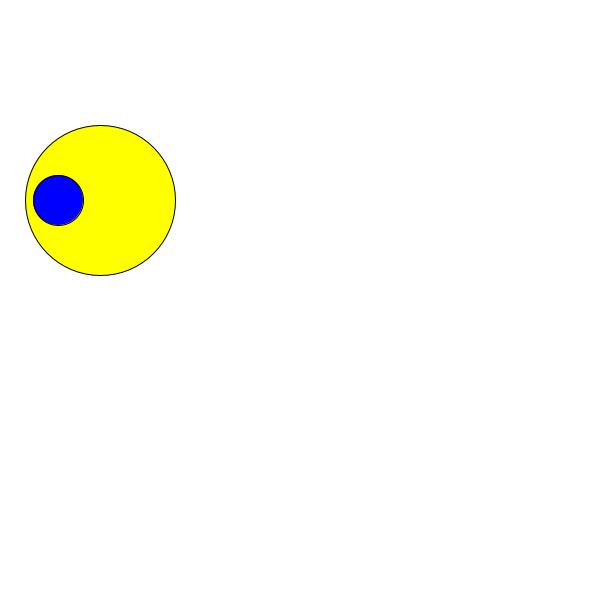
Frame 1 (no input)
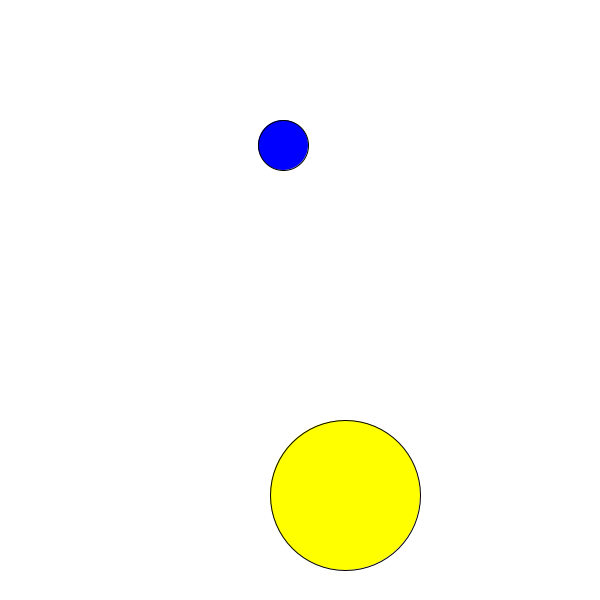
Frame 60 (the mouse pressed at the canvas centre just before this capture)
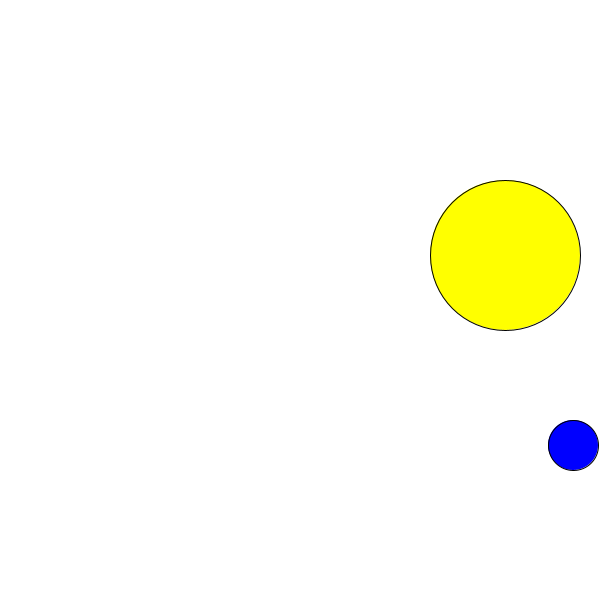
Frame 120 (the mouse held since frame 60 and released just before this capture)

The Processing sketch that drew these frames (run headless with seeded random() and noise(); from frame 60 on, the mouse is pressed at the canvas centre):

// Processing sketch: intro_to_programming
// ── intro_to_programming.pde
//Jacqui's Code,

Planet earth;
Planet sun;

ArrayList<Meteor> mets;

void setup() {
  size(600, 600);
  frameRate(25);
  background(255);
  earth = new Planet();
  earth.name = "Earth";
  earth.myColor = color(0, 0, 255);
  earth.dx = earth.dy = -5;
  earth.loc[0] = 58;

  sun = new Planet();
  sun.name = "Sun";
  sun.mySize = 150;
  sun.dx = sun.dy = 5;

  mets = new ArrayList<Meteor>();
}

void draw() {
  background(255);

  sun.drawPlanet();// give it mets as a parameter
  earth.drawPlanet();//same comment as above

  for ( Meteor met : mets) {
    met.drawPlanet();
  }
}

void mouseClicked() {
  mets.add( new Meteor() );
}

void keyPressed() {
  if ( key == 'd' ){
    if ( !mets.isEmpty() ) {
      mets.remove(0);
    }
  } else if ( key == 'f' ) {
    for ( int i = 0; i < mets.size(); i++) {
      Meteor met = (Meteor) mets.get(i);
      if ( !met.followMouse ){
        met.followMouse = true;
        break;
      }
    }
  } else if ( key == 's' ) {
    for ( int i = 0; i < mets.size(); i++) {
      Meteor met = (Meteor) mets.get(i);
      if ( met.followMouse ){
        met.followMouse = false;
        break;
      }
    }
  }
}


// ── Planet.pde
public class Planet{
  int[] loc;
  color myColor;
  int mySize;
  int dx, dy;
  String name;
  
  public Planet(){
    println("making an planet");
    loc = new int[2];
    assignDefaultValues();
  }
  
  void assignDefaultValues(){
    println("assigning values");
    name = "a planet";
    loc[0] = 100;
    loc[1] = 200;
    myColor = color(255,255,0);
    mySize = 50;
    dx = dy = 10;
  }
  
  boolean isCollidingX(int x0, int x1) {
    if ( loc[0] + mySize / 2 >= x0 || loc[0] - mySize / 2 <= x1 )
      return true;
    return false;
  }

  boolean isCollidingY(int y0, int y1) {
    if ( loc[1] + mySize / 2 >= y0 || loc[1] - mySize / 2 <= y1 )
      return true;
    return false;
  }

  void checkEdgeBounce() {
        if (  isCollidingX(width,0)) 
      dx *= -1;
    if ( isCollidingY(height, 0) ) 
      dy *= -1;
  }
  
  //create a new function with the inputs being the x,y of the planets
  void checkPlanetBounce() {
  if (pow(pow(sun.loc[1] - earth.loc[1],2) + pow(sun.loc[0] - earth.loc[0],2),0.5) < sun.mySize/2 + earth.mySize/2) 
    sun.dx *= -1;
    //sun.dy *= -1;
    earth.dx *= -1;
    //earth.dy *= -1;
  }
  //I'm still working on a for loop that will cyle through all the planets including the meteors
  
  
  void drawPlanet(){
    fill(myColor);
    ellipse(loc[0], loc[1], mySize, mySize);
    checkEdgeBounce();
    checkPlanetBounce();
    /*for(met:mets){
      if(isColliding*/
      
    loc[0] += dx;
    loc[1] += dy;
    
  }
}

public class Meteor extends Planet {
  
  boolean followMouse;
  
  public Meteor(){
    super();
    println("actually im a meteor");
    
    myColor = color( random(255), random(255), random(255),80 );
    
    dx = (int) random(3, 17);
    dy = (int) random(3, 17);
    
    followMouse = false;
  }
  
  void drawPlanet(){
    if ( followMouse ) {
      fill(myColor);
      loc[0] = mouseX;
      loc[1] = mouseY;
      text("Mooo", loc[0], loc[1]);//I just changed this to see what would happen and decided to leave it
    }
    else{
      super.drawPlanet();
    }
    
  }
  
}
